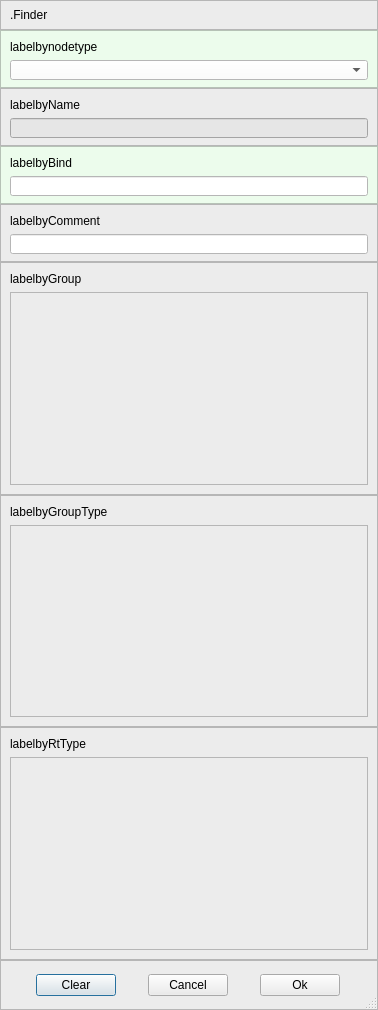
<?xml version="1.0" encoding="UTF-8"?>
<ui version="4.0">
 <class>form_filter</class>
 <widget class="QDialog" name="form_filter">
  <property name="windowModality">
   <enum>Qt::ApplicationModal</enum>
  </property>
  <property name="geometry">
   <rect>
    <x>0</x>
    <y>0</y>
    <width>378</width>
    <height>1010</height>
   </rect>
  </property>
  <property name="sizePolicy">
   <sizepolicy hsizetype="Minimum" vsizetype="Minimum">
    <horstretch>0</horstretch>
    <verstretch>0</verstretch>
   </sizepolicy>
  </property>
  <property name="minimumSize">
   <size>
    <width>378</width>
    <height>0</height>
   </size>
  </property>
  <property name="windowTitle">
   <string>form_filter</string>
  </property>
  <property name="autoFillBackground">
   <bool>false</bool>
  </property>
  <property name="sizeGripEnabled">
   <bool>true</bool>
  </property>
  <layout class="QVBoxLayout" name="verticalLayout_6">
   <property name="spacing">
    <number>0</number>
   </property>
   <property name="sizeConstraint">
    <enum>QLayout::SetMinAndMaxSize</enum>
   </property>
   <property name="margin">
    <number>0</number>
   </property>
   <item>
    <layout class="QVBoxLayout" name="verticalLayout">
     <property name="spacing">
      <number>0</number>
     </property>
     <property name="sizeConstraint">
      <enum>QLayout::SetMinAndMaxSize</enum>
     </property>
     <item>
      <widget class="QFrame" name="frameHeader">
       <property name="sizePolicy">
        <sizepolicy hsizetype="MinimumExpanding" vsizetype="Maximum">
         <horstretch>0</horstretch>
         <verstretch>0</verstretch>
        </sizepolicy>
       </property>
       <property name="minimumSize">
        <size>
         <width>350</width>
         <height>30</height>
        </size>
       </property>
       <property name="maximumSize">
        <size>
         <width>10000</width>
         <height>30</height>
        </size>
       </property>
       <property name="autoFillBackground">
        <bool>false</bool>
       </property>
       <property name="styleSheet">
        <string>background-color: rgb(236, 236, 236);</string>
       </property>
       <property name="frameShape">
        <enum>QFrame::StyledPanel</enum>
       </property>
       <property name="frameShadow">
        <enum>QFrame::Raised</enum>
       </property>
       <layout class="QVBoxLayout" name="verticalLayout_5">
        <property name="sizeConstraint">
         <enum>QLayout::SetDefaultConstraint</enum>
        </property>
        <item>
         <widget class="QLabel" name="HeadLineLable">
          <property name="text">
           <string>.Finder</string>
          </property>
         </widget>
        </item>
       </layout>
      </widget>
     </item>
     <item>
      <widget class="QFrame" name="framebynodetype">
       <property name="sizePolicy">
        <sizepolicy hsizetype="MinimumExpanding" vsizetype="Minimum">
         <horstretch>0</horstretch>
         <verstretch>0</verstretch>
        </sizepolicy>
       </property>
       <property name="minimumSize">
        <size>
         <width>350</width>
         <height>58</height>
        </size>
       </property>
       <property name="maximumSize">
        <size>
         <width>16777215</width>
         <height>58</height>
        </size>
       </property>
       <property name="autoFillBackground">
        <bool>false</bool>
       </property>
       <property name="styleSheet">
        <string>background-color: rgb(236, 252, 236);</string>
       </property>
       <property name="frameShape">
        <enum>QFrame::StyledPanel</enum>
       </property>
       <property name="frameShadow">
        <enum>QFrame::Raised</enum>
       </property>
       <layout class="QVBoxLayout" name="verticalLayout_9">
        <item>
         <widget class="QLabel" name="labelbynodetype">
          <property name="text">
           <string>labelbynodetype</string>
          </property>
         </widget>
        </item>
        <item>
         <widget class="QComboBox" name="comboBoxbynodetype">
          <property name="minimumSize">
           <size>
            <width>0</width>
            <height>20</height>
           </size>
          </property>
          <property name="maximumSize">
           <size>
            <width>16777215</width>
            <height>20</height>
           </size>
          </property>
          <property name="styleSheet">
           <string>border-color: rgb(221, 221, 221);
background-color: rgb(255, 255, 255);</string>
          </property>
          <item>
           <property name="text">
            <string/>
           </property>
          </item>
          <item>
           <property name="text">
            <string>.tag</string>
           </property>
           <property name="icon">
            <iconset resource="../resourse/mainresource.qrc">
             <normaloff>:/icon/icon/ntGT.bmp</normaloff>:/icon/icon/ntGT.bmp</iconset>
           </property>
          </item>
          <item>
           <property name="text">
            <string>.atag</string>
           </property>
           <property name="icon">
            <iconset resource="../resourse/mainresource.qrc">
             <normaloff>:/icon/icon/ntEvent.bmp</normaloff>:/icon/icon/ntEvent.bmp</iconset>
           </property>
          </item>
          <item>
           <property name="text">
            <string>.group</string>
           </property>
           <property name="icon">
            <iconset resource="../resourse/mainresource.qrc">
             <normaloff>:/icon/icon/ntOBase.bmp</normaloff>:/icon/icon/ntOBase.bmp</iconset>
           </property>
          </item>
          <item>
           <property name="text">
            <string>.agroup</string>
           </property>
           <property name="icon">
            <iconset resource="../resourse/mainresource.qrc">
             <normaloff>:/icon/icon/cdtGroup.bmp</normaloff>:/icon/icon/cdtGroup.bmp</iconset>
           </property>
          </item>
          <item>
           <property name="text">
            <string>.user</string>
           </property>
           <property name="icon">
            <iconset resource="../resourse/mainresource.qrc">
             <normaloff>:/icon/icon/ntA.bmp</normaloff>:/icon/icon/ntA.bmp</iconset>
           </property>
          </item>
         </widget>
        </item>
       </layout>
      </widget>
     </item>
     <item>
      <widget class="QFrame" name="framebyName">
       <property name="sizePolicy">
        <sizepolicy hsizetype="MinimumExpanding" vsizetype="Minimum">
         <horstretch>0</horstretch>
         <verstretch>0</verstretch>
        </sizepolicy>
       </property>
       <property name="minimumSize">
        <size>
         <width>350</width>
         <height>58</height>
        </size>
       </property>
       <property name="maximumSize">
        <size>
         <width>16777215</width>
         <height>58</height>
        </size>
       </property>
       <property name="autoFillBackground">
        <bool>false</bool>
       </property>
       <property name="styleSheet">
        <string>background-color: rgb(236, 236, 236);</string>
       </property>
       <property name="frameShape">
        <enum>QFrame::StyledPanel</enum>
       </property>
       <property name="frameShadow">
        <enum>QFrame::Raised</enum>
       </property>
       <layout class="QVBoxLayout" name="verticalLayout_2">
        <item>
         <widget class="QLabel" name="labelbyName">
          <property name="text">
           <string>labelbyName</string>
          </property>
         </widget>
        </item>
        <item>
         <widget class="QLineEdit" name="lineEditbyName">
          <property name="minimumSize">
           <size>
            <width>0</width>
            <height>20</height>
           </size>
          </property>
          <property name="maximumSize">
           <size>
            <width>16777215</width>
            <height>20</height>
           </size>
          </property>
          <property name="styleSheet">
           <string>border-color: rgb(221, 221, 221);
background-color: rgb(230, 230, 230);</string>
          </property>
         </widget>
        </item>
       </layout>
      </widget>
     </item>
     <item>
      <widget class="QFrame" name="framebyBind">
       <property name="sizePolicy">
        <sizepolicy hsizetype="MinimumExpanding" vsizetype="Minimum">
         <horstretch>0</horstretch>
         <verstretch>0</verstretch>
        </sizepolicy>
       </property>
       <property name="minimumSize">
        <size>
         <width>350</width>
         <height>58</height>
        </size>
       </property>
       <property name="maximumSize">
        <size>
         <width>16777215</width>
         <height>58</height>
        </size>
       </property>
       <property name="autoFillBackground">
        <bool>false</bool>
       </property>
       <property name="styleSheet">
        <string>background-color: rgb(236, 252, 236);</string>
       </property>
       <property name="frameShape">
        <enum>QFrame::StyledPanel</enum>
       </property>
       <property name="frameShadow">
        <enum>QFrame::Raised</enum>
       </property>
       <layout class="QVBoxLayout" name="verticalLayout_3">
        <item>
         <widget class="QLabel" name="labelbyBind">
          <property name="text">
           <string>labelbyBind</string>
          </property>
         </widget>
        </item>
        <item>
         <widget class="QLineEdit" name="lineEditbyBind">
          <property name="minimumSize">
           <size>
            <width>0</width>
            <height>20</height>
           </size>
          </property>
          <property name="maximumSize">
           <size>
            <width>16777215</width>
            <height>20</height>
           </size>
          </property>
          <property name="styleSheet">
           <string>background-color: rgb(255, 255, 255);
border-color: rgb(74, 255, 46);</string>
          </property>
         </widget>
        </item>
       </layout>
      </widget>
     </item>
     <item>
      <widget class="QFrame" name="framebyComment">
       <property name="sizePolicy">
        <sizepolicy hsizetype="MinimumExpanding" vsizetype="Minimum">
         <horstretch>0</horstretch>
         <verstretch>0</verstretch>
        </sizepolicy>
       </property>
       <property name="minimumSize">
        <size>
         <width>350</width>
         <height>58</height>
        </size>
       </property>
       <property name="maximumSize">
        <size>
         <width>16777215</width>
         <height>58</height>
        </size>
       </property>
       <property name="autoFillBackground">
        <bool>false</bool>
       </property>
       <property name="styleSheet">
        <string>background-color: rgb(236, 236, 236);</string>
       </property>
       <property name="frameShape">
        <enum>QFrame::StyledPanel</enum>
       </property>
       <property name="frameShadow">
        <enum>QFrame::Raised</enum>
       </property>
       <layout class="QVBoxLayout" name="verticalLayout_4">
        <item>
         <widget class="QLabel" name="labelbyComment">
          <property name="text">
           <string>labelbyComment</string>
          </property>
         </widget>
        </item>
        <item>
         <widget class="QLineEdit" name="lineEditbyComment">
          <property name="minimumSize">
           <size>
            <width>0</width>
            <height>20</height>
           </size>
          </property>
          <property name="maximumSize">
           <size>
            <width>16777215</width>
            <height>20</height>
           </size>
          </property>
          <property name="styleSheet">
           <string>border-color: rgb(221, 221, 221);
background-color: rgb(255, 255, 255);</string>
          </property>
         </widget>
        </item>
       </layout>
      </widget>
     </item>
     <item>
      <widget class="QFrame" name="framebyGroup">
       <property name="sizePolicy">
        <sizepolicy hsizetype="MinimumExpanding" vsizetype="Minimum">
         <horstretch>0</horstretch>
         <verstretch>0</verstretch>
        </sizepolicy>
       </property>
       <property name="minimumSize">
        <size>
         <width>350</width>
         <height>100</height>
        </size>
       </property>
       <property name="maximumSize">
        <size>
         <width>16777215</width>
         <height>300</height>
        </size>
       </property>
       <property name="autoFillBackground">
        <bool>false</bool>
       </property>
       <property name="styleSheet">
        <string>background-color: rgb(236, 236, 236);</string>
       </property>
       <property name="frameShape">
        <enum>QFrame::StyledPanel</enum>
       </property>
       <property name="frameShadow">
        <enum>QFrame::Raised</enum>
       </property>
       <layout class="QVBoxLayout" name="verticalLayout_11">
        <item>
         <widget class="QLabel" name="labelbyGroup">
          <property name="text">
           <string>labelbyGroup</string>
          </property>
         </widget>
        </item>
        <item>
         <widget class="QListWidget" name="listWidgetbyGroup"/>
        </item>
       </layout>
      </widget>
     </item>
     <item>
      <widget class="QFrame" name="framebyGroupType">
       <property name="sizePolicy">
        <sizepolicy hsizetype="MinimumExpanding" vsizetype="Minimum">
         <horstretch>0</horstretch>
         <verstretch>0</verstretch>
        </sizepolicy>
       </property>
       <property name="minimumSize">
        <size>
         <width>350</width>
         <height>100</height>
        </size>
       </property>
       <property name="maximumSize">
        <size>
         <width>16777215</width>
         <height>300</height>
        </size>
       </property>
       <property name="autoFillBackground">
        <bool>false</bool>
       </property>
       <property name="styleSheet">
        <string>background-color: rgb(236, 236, 236);</string>
       </property>
       <property name="frameShape">
        <enum>QFrame::StyledPanel</enum>
       </property>
       <property name="frameShadow">
        <enum>QFrame::Raised</enum>
       </property>
       <layout class="QVBoxLayout" name="verticalLayout_12">
        <item>
         <widget class="QLabel" name="labelbyGroupType">
          <property name="text">
           <string>labelbyGroupType</string>
          </property>
         </widget>
        </item>
        <item>
         <widget class="QListWidget" name="listWidgetbyGroupType"/>
        </item>
       </layout>
      </widget>
     </item>
     <item>
      <widget class="QFrame" name="framebyRtType">
       <property name="sizePolicy">
        <sizepolicy hsizetype="MinimumExpanding" vsizetype="Minimum">
         <horstretch>0</horstretch>
         <verstretch>0</verstretch>
        </sizepolicy>
       </property>
       <property name="minimumSize">
        <size>
         <width>350</width>
         <height>100</height>
        </size>
       </property>
       <property name="maximumSize">
        <size>
         <width>16777215</width>
         <height>300</height>
        </size>
       </property>
       <property name="autoFillBackground">
        <bool>false</bool>
       </property>
       <property name="styleSheet">
        <string>background-color: rgb(236, 236, 236);</string>
       </property>
       <property name="frameShape">
        <enum>QFrame::StyledPanel</enum>
       </property>
       <property name="frameShadow">
        <enum>QFrame::Raised</enum>
       </property>
       <layout class="QVBoxLayout" name="verticalLayout_13">
        <item>
         <widget class="QLabel" name="labelbyRtType">
          <property name="text">
           <string>labelbyRtType</string>
          </property>
         </widget>
        </item>
        <item>
         <widget class="QListWidget" name="listWidgetbyRtType"/>
        </item>
       </layout>
      </widget>
     </item>
     <item>
      <widget class="QFrame" name="frameButton">
       <property name="sizePolicy">
        <sizepolicy hsizetype="MinimumExpanding" vsizetype="Minimum">
         <horstretch>0</horstretch>
         <verstretch>0</verstretch>
        </sizepolicy>
       </property>
       <property name="minimumSize">
        <size>
         <width>350</width>
         <height>50</height>
        </size>
       </property>
       <property name="maximumSize">
        <size>
         <width>16777215</width>
         <height>50</height>
        </size>
       </property>
       <property name="autoFillBackground">
        <bool>false</bool>
       </property>
       <property name="styleSheet">
        <string>background-color: rgb(236, 236, 236);</string>
       </property>
       <property name="frameShape">
        <enum>QFrame::StyledPanel</enum>
       </property>
       <property name="frameShadow">
        <enum>QFrame::Raised</enum>
       </property>
       <layout class="QHBoxLayout" name="horizontalLayout">
        <item>
         <widget class="QPushButton" name="BtnClear">
          <property name="maximumSize">
           <size>
            <width>80</width>
            <height>16777215</height>
           </size>
          </property>
          <property name="text">
           <string>Clear</string>
          </property>
         </widget>
        </item>
        <item>
         <widget class="QPushButton" name="BtnCancel">
          <property name="maximumSize">
           <size>
            <width>80</width>
            <height>16777215</height>
           </size>
          </property>
          <property name="text">
           <string>Cancel</string>
          </property>
          <property name="autoExclusive">
           <bool>false</bool>
          </property>
         </widget>
        </item>
        <item>
         <widget class="QPushButton" name="BntOk">
          <property name="maximumSize">
           <size>
            <width>80</width>
            <height>16777215</height>
           </size>
          </property>
          <property name="text">
           <string>Ok</string>
          </property>
          <property name="default">
           <bool>false</bool>
          </property>
          <property name="flat">
           <bool>false</bool>
          </property>
         </widget>
        </item>
       </layout>
      </widget>
     </item>
    </layout>
   </item>
  </layout>
 </widget>
 <resources>
  <include location="../resourse/mainresource.qrc"/>
 </resources>
 <connections/>
</ui>
